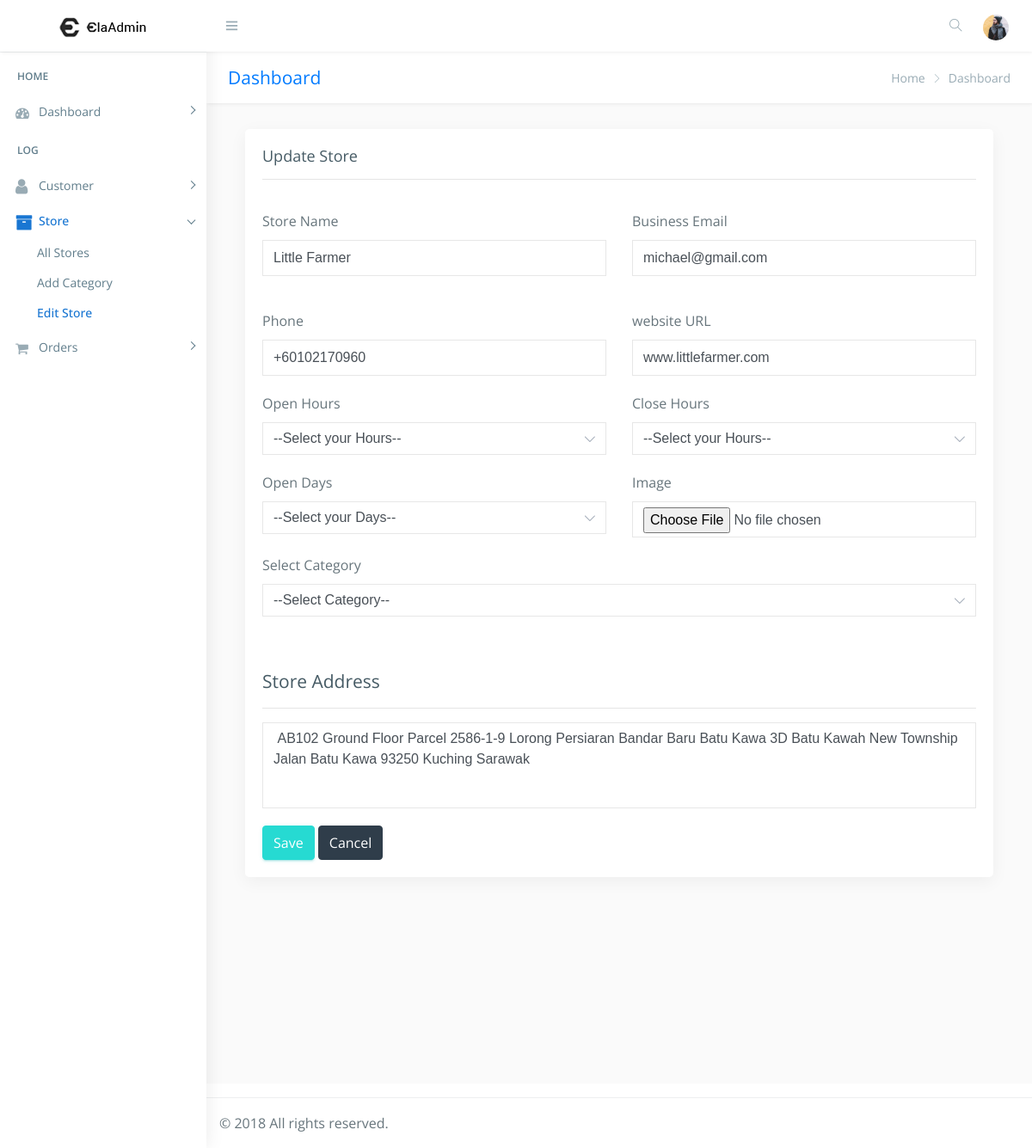
/seller/update_restraunt.php (signed in), run on an earlier commit of the app's database.
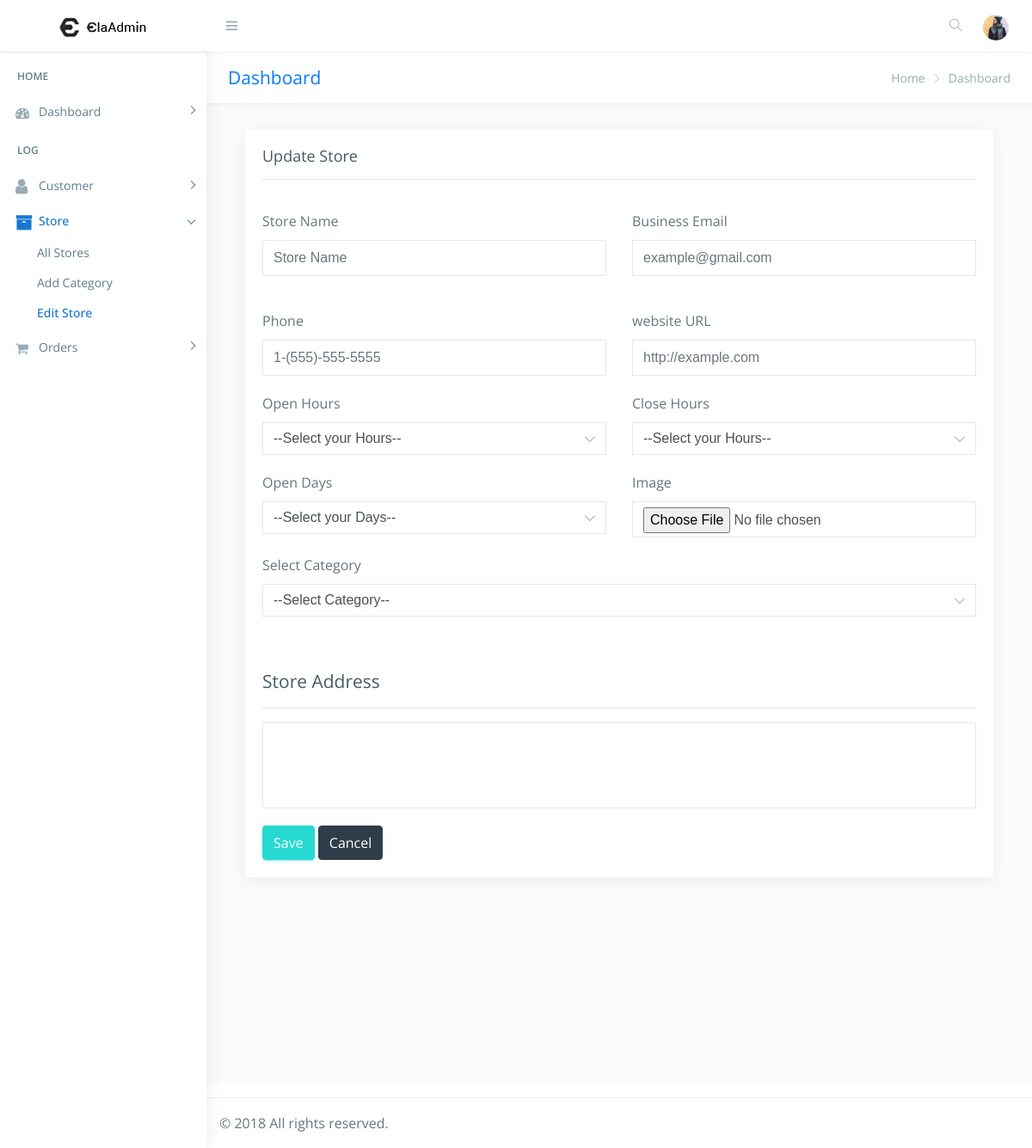
And on a later commit of the database.
### tables this page shows
CREATE TABLE `restaurant` (
  `rs_id` int(222) NOT NULL,
  `c_id` int(222) NOT NULL,
  `title` varchar(222) NOT NULL,
  `email` varchar(222) NOT NULL,
  `phone` varchar(222) NOT NULL,
  `url` varchar(222) NOT NULL,
  `o_hr` varchar(222) NOT NULL,
  `c_hr` varchar(222) NOT NULL,
  `o_days` varchar(222) NOT NULL,
  `address` text NOT NULL,
  `image` text NOT NULL,
  `date` timestamp NOT NULL DEFAULT current_timestamp() ON UPDATE current_timestamp()
);

### seller/update_restraunt.php (the view, shortened to what the changed rows need)
<!DOCTYPE html>
<html lang="en">
<head>
    <link href="css/lib/bootstrap/bootstrap.min.css" rel="stylesheet">
    <link href="css/helper.css" rel="stylesheet">
    <link href="css/style.css" rel="stylesheet">
</head>
<body class="fix-header">
<?php
include("./../connection/connect.php");
$store = $_SESSION['store'];
?>
    <div id="main-wrapper">
        <div class="page-wrapper" style="height:1200px;">
            <div class="container-fluid">
				<div class="col-lg-12">
                    <div class="card card-outline-primary">
                            <div class="card-body">
                                <form action='' method='post'  enctype="multipart/form-data">
                                    <div class="form-body">
                                        <?php
                                            if (($_SESSION['adm_co'] == "SUPA") && isset($_GET['res_upd']))
                                            {
                                                $ssql = "select * from restaurant where rs_id='".$_GET['res_upd']."'";
                                            }
                                            else
                                            {
                                                $ssql = "select * from restaurant where rs_id='$store'";
                                            }
                                            $res = mysqli_query($db, $ssql);
                                            $row = mysqli_fetch_array($res);
                                        ?>
                                        <div class="row p-t-20">
                                            <div class="col-md-6">
                                                <div class="form-group">
                                                    <label class="control-label">Store Name</label>
                                                    <input type="text" name="res_name" value="<?php echo $row['title'];  ?>" class="form-control" placeholder="Store Name">
                                                </div>
                                            </div>
                                            <div class="col-md-6">
                                                <div class="form-group has-danger">
                                                    <label class="control-label">Business Email</label>
                                                    <input type="text" name="email" value="<?php echo $row['email'];  ?>"class="form-control form-control-danger" placeholder="example@gmail.com">
                                                    </div>
                                            </div>
                                        </div>
                                        <div class="row p-t-20">
                                            <div class="col-md-6">
                                                <div class="form-group">
                                                    <label class="control-label">Phone </label>
                                                    <input type="text" name="phone" class="form-control" value="<?php echo $row['phone'];  ?>" placeholder="1-(555)-555-5555">
                                                </div>
                                            </div>
                                            <div class="col-md-6">
                                                <div class="form-group has-danger">
                                                    <label class="control-label">website URL</label>
                                                    <input type="text" name="url" class="form-control form-control-danger" value="<?php echo $row['url'];  ?>" placeholder="http://example.com">
                                                </div>
                                            </div>
                                        </div>
                                        <div class="row">
                                            <div class="col-md-12 ">
                                                <div class="form-group">
                                                    <textarea name="address" type="text" style="height:100px;" class="form-control" > <?php echo $row['address']; ?> </textarea>
                                                </div>
                                            </div>
                                        </div>
                                        </div>
                                    </div>
                            </div>
                        </div>
                    </div>
                </div>
            </div>
</body>
</html>

What changed in the data, as far as the page shows it:
removed restaurant: res_name "Little Farmer", email "michael@gmail.com", phone "+60102170960", url "www.littlefarmer.com", address "AB102 Ground Floor Parcel 2586-1-9 Lorong Persiaran Bandar Baru Batu Kawa 3D Batu Kawah New Township Jalan Batu Kawa 93250 Kuching Sarawak"
